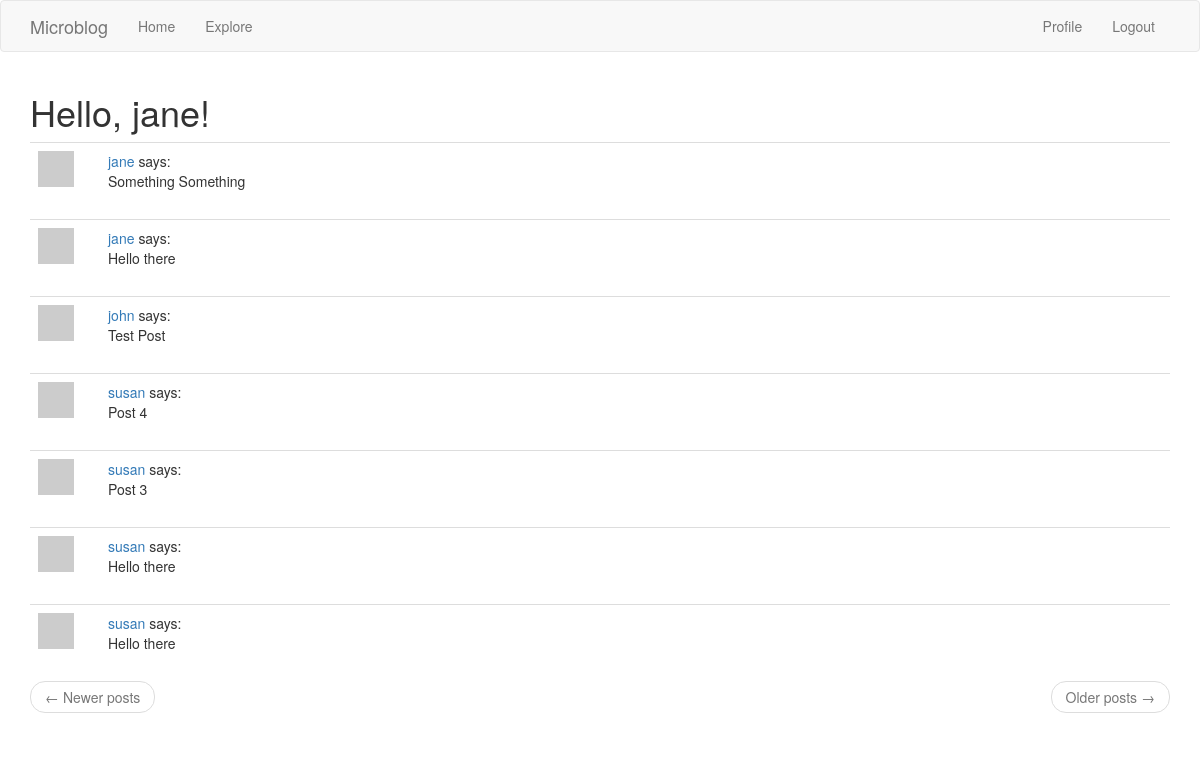
Screenshot of /explore (signed in) with the database file from the repository.
### app/models.py (models this page shows, shortened)
class User(UserMixin, db.Model):
    id = db.Column(db.Integer, primary_key=True)
    username = db.Column(db.String(64), index=True, unique=True)
    email = db.Column(db.String(120), index=True, unique=True)
    password_hash = db.Column(db.String(128))
    about_me = db.Column(db.String(140))
    last_seen = db.Column(db.DateTime, default=datetime.utcnow)
    followed = db.relationship(
        'User',
        secondary=followers,
        primaryjoin=(followers.c.follower_id == id),
        secondaryjoin=(followers.c.followed_id == id),
        backref=db.backref('followers', lazy='dynamic'),
        lazy='dynamic'
    )
    posts = db.relationship('Post', backref='author', lazy='dynamic')
    def avatar(self, size):
        digest = md5(self.email.lower().encode('utf-8')).hexdigest()
        return 'https://www.gravatar.com/avatar/{}?d=identicon&s={}'.format(
            digest, size)

class Post(db.Model):
    id = db.Column(db.Integer, primary_key=True)
    body = db.Column(db.String(140))
    timestamp = db.Column(db.DateTime, index=True, default=datetime.utcnow)
    user_id = db.Column(db.Integer, db.ForeignKey('user.id'))

### app/routes.py (the view)
@app.route('/explore')
@login_required
def explore():
    page = request.args.get('page', 1, type=int)
    posts = Post.query.order_by(Post.timestamp.desc()).paginate(
        page, app.config['POSTS_PER_PAGE'], false
    )
    next_url = url_for('explore', page=posts.next_num) \
        if posts.has_next else None
    prev_url = url_for('explore', page=posts.prev_num) \
        if posts.has_prev else None
    return render_template('index.html',
                           title='Explore',
                           posts=posts.items,
                           next_url=next_url,
                           prev_url=prev_url)

### app/models.py (called while the page is built)
@login.user_loader
def load_user(id):
    return User.query.get(int(id))

### app/routes.py (called while the page is built)
@app.before_request
def before_request():
    if current_user.is_authenticated:
        current_user.last_seen = datetime.utcnow()
        db.session.commit()

### app/templates/index.html (shortened to what this page needs)
{% extends "base.html" %}
{% block app_content %}
    <h1>Hello, {{ current_user.username }}!</h1>
    {% for post in posts %}
        {% include "_post.html" %}
    {% endfor %}
    {% include "_page_nav.html" %}
{% endblock app_content %}

### app/templates/_post.html
<table class="table table-hover">
    <tr valign="top">
        <td width="70px">
            <a href="{{ url_for('user', username=post.author.username) }}">
                <img src="{{ post.author.avatar(36) }}"
                     alt="{{ post.author.username }}'s avatar"
                     height="36"
                     width="36"/>
            </a>
        </td>
        <td>
            <a href="{{ url_for('user', username=post.author.username) }}">{{ post.author.username }}</a>
            says:
            <br />
            {{ post.body }}
        </td>
    </tr>
</table>

### rows the page displays
User: username "jane"
Post: author.username "jane", body "Something Something"
Post: author.username "jane", body "Hello there"
Post: author.username "john", body "Test Post"
Post: author.username "susan", body "Post 4"
Post: author.username "susan", body "Post 3"
Post: author.username "susan", body "Hello there"
Post: author.username "susan", body "Hello there"
